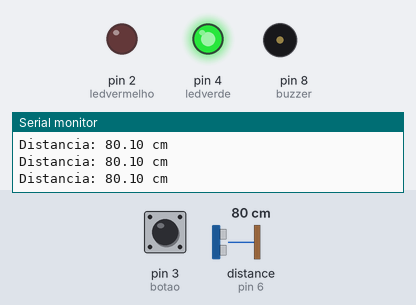
The sketch below on a simulated Arduino Uno, built with avr-gcc and run on an emulated ATmega328P. Parts: output pins drawn as LEDs (lit = HIGH), buzzer (waves = sounding), the last lines printed to the serial monitor. Wiring (inferred from the names in the program): ultrasonic range finder: trigger pin 7; echo pin 6. Dashed ring = blinking. The test bench sets the inputs (shaded band); at power-on: pin 3 (botao) LOW, distance to the obstacle (sensor on pin 6) 80 cm. The echo pulse lasts 58.3 µs per cm; pins used as bus, display or sensor lines are not drawn.

Above: at 1.2 s.
1.3 s: pin 3 (botao) pulled HIGH for 0.15 s
At 2.1 s:
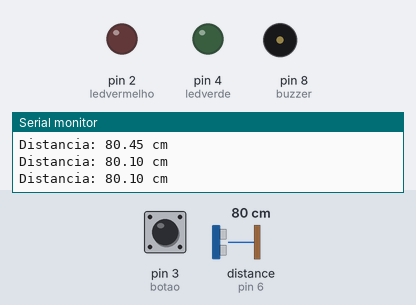
2.9 s: pin 3 (botao) pulled HIGH for 1 s
At 3.14 s:
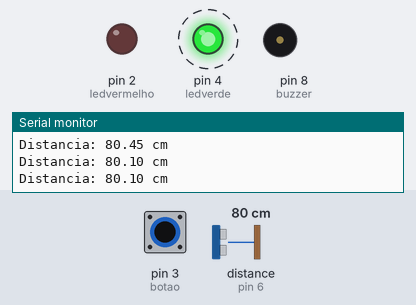
6.9 s: distance to the obstacle (sensor on pin 6) set to 12 cm
9.9 s: distance to the obstacle (sensor on pin 6) set to 9 cm
At 10.3 s:
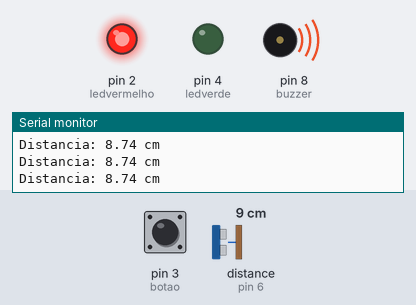
11.4 s: distance to the obstacle (sensor on pin 6) set to 18 cm
At 12.6 s:
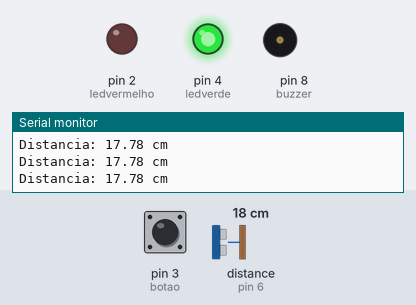
12.9 s: distance to the obstacle (sensor on pin 6) set to 2 cm
At 13.9 s:
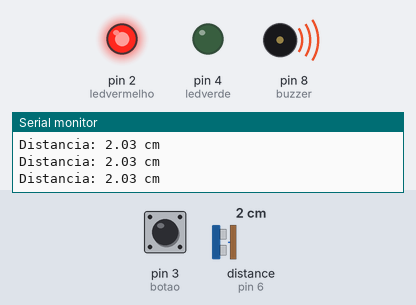
Timing chart, 0 to 15.4 s (numbered marks = the images above; inputs shaded):
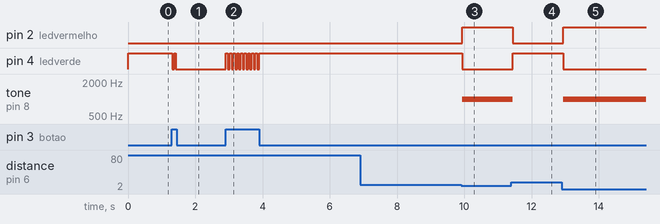

The sketch:

buzzer2809.ino
```cpp
#define botao 3
#define ledvermelho 2
#define ledverde 4
#define trigger 7
#define echo 6
#define buzzer 8

bool sistemaLigado = true;
unsigned long lastDebounceTime = 0;
unsigned long debounceDelay = 50;

void setup() {
  Serial.begin(9600);
  pinMode(botao, INPUT);
  pinMode(buzzer, OUTPUT);
  pinMode(ledvermelho, OUTPUT);
  pinMode(ledverde, OUTPUT);
  pinMode(trigger, OUTPUT); // Modificamos para saída para enviar o pulso
  pinMode(echo, INPUT);     // Modificamos para entrada para receber o pulso
}

void loop() {
  // Verificação do botão
  int botaoEstado = digitalRead(botao);
  if (botaoEstado == HIGH && (millis() - lastDebounceTime) > debounceDelay) {
    lastDebounceTime = millis();
    sistemaLigado = !sistemaLigado; // Inverte o estado do sistema
    if (!sistemaLigado) {
      digitalWrite(ledvermelho, LOW); // Desliga o LED vermelho
      noTone(buzzer);                 // Desliga o buzzer
    }
  }

  if (sistemaLigado) {
    // Leitura da distância
    digitalWrite(trigger, LOW);
    delayMicroseconds(2);
    digitalWrite(trigger, HIGH);
    delayMicroseconds(10);
    digitalWrite(trigger, LOW);
    float distancia = pulseIn(echo, HIGH) / 58.0; // Converte o tempo do pulso em distância em cm

    // Exibir a distância no Serial Monitor
    Serial.print("Distancia: ");
    Serial.print(distancia);
    Serial.println(" cm");

    // Verificação da distância e controle dos LEDs e buzzer
    if (distancia > 10) {
      digitalWrite(ledvermelho, LOW);
      digitalWrite(ledverde, HIGH);
      noTone(buzzer); // Para o buzzer
    } else {
      digitalWrite(ledvermelho, HIGH);
      digitalWrite(ledverde, LOW);
      tone(buzzer, 1000); // Liga o buzzer com um tom de 1000 Hz
    }
  } else {
    digitalWrite(ledvermelho, LOW); // Desliga o LED vermelho
    digitalWrite(ledverde, LOW);     // Desliga o LED verde
    noTone(buzzer);                 // Desliga o buzzer
  }
}
```

Measured:
- the behaviour switches between 11 and 10 cm on distance to the obstacle (sensor on pin 6) (found by bisection; images 2 and 3)
- after the input at 1.3 s, pin 4 (ledverde): HIGH → LOW at once, → HIGH 0.06 s later, → LOW 0.05 s later
- after the input at 2.9 s, pin 4 (ledverde): alternates HIGH for 0.05 s and LOW for 0.06 s, 19 changes in all, then stays HIGH, starting at once
- after the input at 9.9 s, pin 2 (ledvermelho): LOW → HIGH at once; pin 4 (ledverde): HIGH → LOW at once; tone on pin 8 (buzzer): silent → 1000 Hz at once
- after the input at 11.4 s, pin 2 (ledvermelho): HIGH → LOW at once; pin 4 (ledverde): LOW → HIGH at once; tone on pin 8 (buzzer): 1000 Hz → silent at once
- after the input at 12.9 s, pin 2 (ledvermelho): LOW → HIGH at once; pin 4 (ledverde): HIGH → LOW at once; tone on pin 8 (buzzer): silent → 1000 Hz at once
